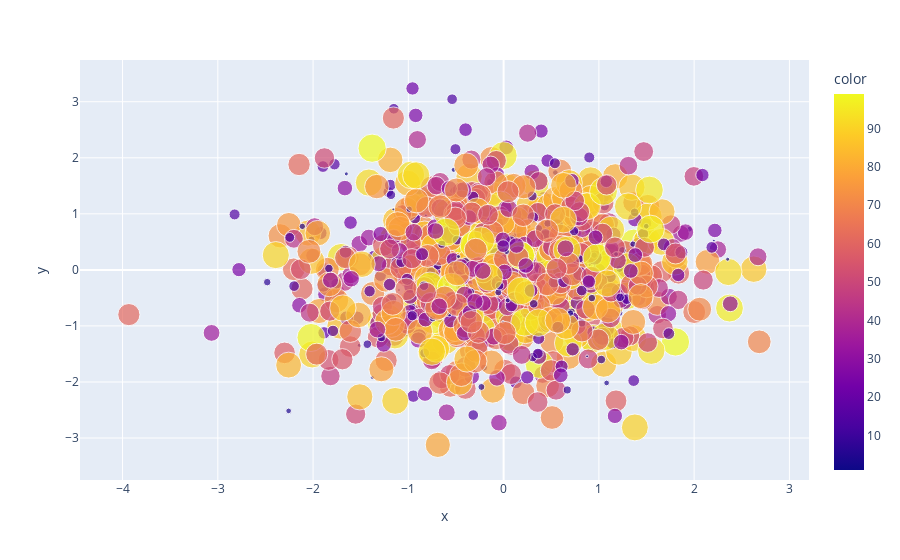

Notebook code for this chart:
### Code cell
px.scatter(x = x, y = y , size=z, color = z)

### Figure 1 — Plotly figure (JSON) as saved in the notebook; plotly's stock layout.template omitted (floating-point values rounded to 4 significant figures; data arrays with more than 128 entries replaced by an {"elided": "..."} marker saying what was removed)
{"data": [{"hovertemplate": "x=%{x}<br>y=%{y}<br>size=%{marker.size}<br>color=%{marker.color}<extra></extra>", "legendgroup": "", "marker": {"color": {"elided": "1000 int values"}, "coloraxis": "coloraxis", "size": {"elided": "1000 int values"}, "sizemode": "area", "sizeref": 0.2475, "symbol": "circle"}, "mode": "markers", "name": "", "orientation": "v", "showlegend": false, "type": "scatter", "x": {"elided": "1000 float values"}, "xaxis": "x", "y": {"elided": "1000 float values"}, "yaxis": "y"}], "layout": {"coloraxis": {"colorbar": {"title": {"text": "color"}}, "colorscale": [[0, "#0d0887"], [0.1111, "#46039f"], [0.2222, "#7201a8"], [0.3333, "#9c179e"], [0.4444, "#bd3786"], [0.5556, "#d8576b"], [0.6667, "#ed7953"], [0.7778, "#fb9f3a"], [0.8889, "#fdca26"], [1, "#f0f921"]]}, "legend": {"itemsizing": "constant", "tracegroupgap": 0}, "margin": {"t": 60}, "xaxis": {"anchor": "y", "domain": [0, 1], "title": {"text": "x"}}, "yaxis": {"anchor": "x", "domain": [0, 1], "title": {"text": "y"}}}}
